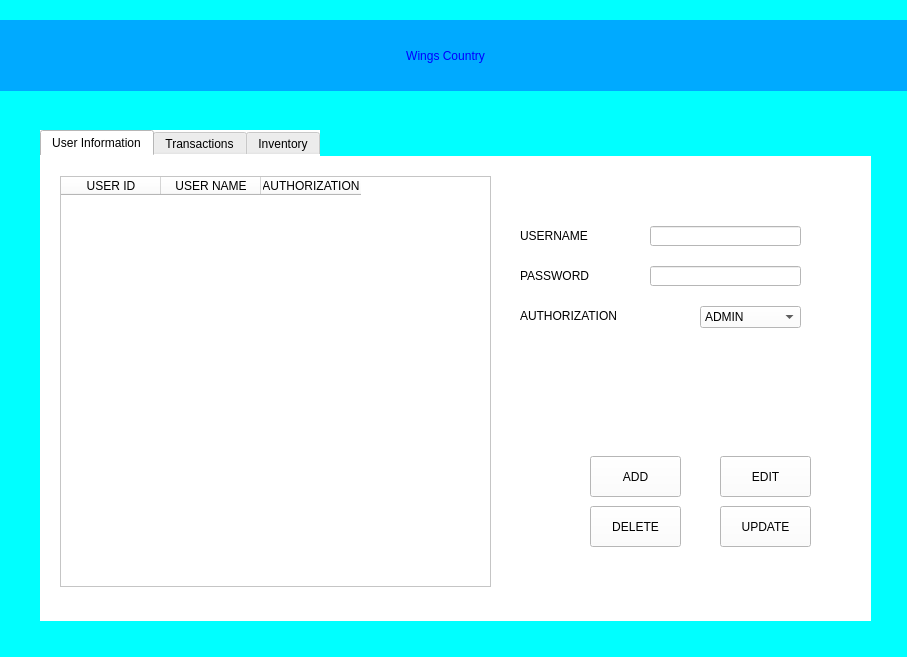
<?xml version="1.0" encoding="UTF-8"?>
<ui version="4.0">
 <class>MainWindow</class>
 <widget class="QMainWindow" name="MainWindow">
  <property name="geometry">
   <rect>
    <x>0</x>
    <y>0</y>
    <width>907</width>
    <height>657</height>
   </rect>
  </property>
  <property name="windowTitle">
   <string>MainWindow</string>
  </property>
  <property name="styleSheet">
   <string notr="true">background-color: rgb(0, 255, 255);</string>
  </property>
  <widget class="QWidget" name="centralwidget">
   <widget class="QTabWidget" name="tabWidget">
    <property name="geometry">
     <rect>
      <x>40</x>
      <y>130</y>
      <width>831</width>
      <height>491</height>
     </rect>
    </property>
    <property name="styleSheet">
     <string notr="true">border-bottom-color: rgb(0, 0, 0);
font: 16pt &quot;MS Sans Serif&quot;;
background-color: rgb(255, 255, 255);
border-color: rgb(0, 0, 0);</string>
    </property>
    <property name="currentIndex">
     <number>0</number>
    </property>
    <widget class="QWidget" name="User_Information">
     <attribute name="title">
      <string>User Information</string>
     </attribute>
     <widget class="QTableWidget" name="tableWidget">
      <property name="geometry">
       <rect>
        <x>20</x>
        <y>20</y>
        <width>431</width>
        <height>411</height>
       </rect>
      </property>
      <property name="styleSheet">
       <string notr="true">font: 8pt &quot;MS Sans Serif&quot;;</string>
      </property>
      <column>
       <property name="text">
        <string>USER ID</string>
       </property>
      </column>
      <column>
       <property name="text">
        <string>USER NAME</string>
       </property>
      </column>
      <column>
       <property name="text">
        <string>AUTHORIZATION</string>
       </property>
      </column>
     </widget>
     <widget class="QPushButton" name="pushButton_3">
      <property name="geometry">
       <rect>
        <x>550</x>
        <y>350</y>
        <width>91</width>
        <height>41</height>
       </rect>
      </property>
      <property name="text">
       <string>DELETE</string>
      </property>
     </widget>
     <widget class="QPushButton" name="pushButton_4">
      <property name="geometry">
       <rect>
        <x>680</x>
        <y>350</y>
        <width>91</width>
        <height>41</height>
       </rect>
      </property>
      <property name="text">
       <string>UPDATE</string>
      </property>
     </widget>
     <widget class="QPushButton" name="pushButton_5">
      <property name="geometry">
       <rect>
        <x>680</x>
        <y>300</y>
        <width>91</width>
        <height>41</height>
       </rect>
      </property>
      <property name="text">
       <string>EDIT</string>
      </property>
     </widget>
     <widget class="QPushButton" name="pushButton_6">
      <property name="geometry">
       <rect>
        <x>550</x>
        <y>300</y>
        <width>91</width>
        <height>41</height>
       </rect>
      </property>
      <property name="text">
       <string>ADD</string>
      </property>
     </widget>
     <widget class="QLineEdit" name="lineEdit">
      <property name="geometry">
       <rect>
        <x>610</x>
        <y>70</y>
        <width>151</width>
        <height>20</height>
       </rect>
      </property>
      <property name="text">
       <string/>
      </property>
     </widget>
     <widget class="QLineEdit" name="lineEdit_2">
      <property name="geometry">
       <rect>
        <x>610</x>
        <y>110</y>
        <width>151</width>
        <height>20</height>
       </rect>
      </property>
     </widget>
     <widget class="QLabel" name="label">
      <property name="geometry">
       <rect>
        <x>480</x>
        <y>70</y>
        <width>121</width>
        <height>20</height>
       </rect>
      </property>
      <property name="text">
       <string>USERNAME</string>
      </property>
     </widget>
     <widget class="QLabel" name="label_2">
      <property name="geometry">
       <rect>
        <x>480</x>
        <y>110</y>
        <width>121</width>
        <height>20</height>
       </rect>
      </property>
      <property name="text">
       <string>PASSWORD</string>
      </property>
     </widget>
     <widget class="QLabel" name="label_3">
      <property name="geometry">
       <rect>
        <x>480</x>
        <y>150</y>
        <width>171</width>
        <height>20</height>
       </rect>
      </property>
      <property name="text">
       <string>AUTHORIZATION</string>
      </property>
     </widget>
     <widget class="QComboBox" name="comboBox">
      <property name="geometry">
       <rect>
        <x>660</x>
        <y>150</y>
        <width>101</width>
        <height>22</height>
       </rect>
      </property>
      <item>
       <property name="text">
        <string>ADMIN</string>
       </property>
      </item>
      <item>
       <property name="text">
        <string>STAFF</string>
       </property>
      </item>
     </widget>
    </widget>
    <widget class="QWidget" name="transactions">
     <attribute name="title">
      <string>Transactions</string>
     </attribute>
     <widget class="QTableWidget" name="tableWidget_2">
      <property name="geometry">
       <rect>
        <x>20</x>
        <y>20</y>
        <width>791</width>
        <height>361</height>
       </rect>
      </property>
      <property name="minimumSize">
       <size>
        <width>791</width>
        <height>0</height>
       </size>
      </property>
      <property name="styleSheet">
       <string notr="true">
font: 6pt &quot;MS Sans Serif&quot;;</string>
      </property>
      <column>
       <property name="text">
        <string>TRANSACTION ID</string>
       </property>
      </column>
      <column>
       <property name="text">
        <string>TOTAL PRICE</string>
       </property>
      </column>
      <column>
       <property name="text">
        <string>USERNAME</string>
       </property>
      </column>
      <column>
       <property name="text">
        <string>DATE</string>
       </property>
      </column>
     </widget>
     <widget class="QPushButton" name="pushButton_7">
      <property name="geometry">
       <rect>
        <x>670</x>
        <y>400</y>
        <width>131</width>
        <height>41</height>
       </rect>
      </property>
      <property name="text">
       <string>REFRESH</string>
      </property>
     </widget>
    </widget>
    <widget class="QWidget" name="tab">
     <attribute name="title">
      <string>Inventory</string>
     </attribute>
     <widget class="QTableWidget" name="tableWidget_3">
      <property name="geometry">
       <rect>
        <x>10</x>
        <y>20</y>
        <width>411</width>
        <height>411</height>
       </rect>
      </property>
      <property name="styleSheet">
       <string notr="true">font: 10pt &quot;MS Sans Serif&quot;;</string>
      </property>
      <column>
       <property name="text">
        <string>ITEM NO.</string>
       </property>
      </column>
      <column>
       <property name="text">
        <string>ITEM NAME</string>
       </property>
      </column>
      <column>
       <property name="text">
        <string>ITEM PRICE</string>
       </property>
      </column>
     </widget>
     <widget class="QLabel" name="label_4">
      <property name="geometry">
       <rect>
        <x>460</x>
        <y>170</y>
        <width>131</width>
        <height>20</height>
       </rect>
      </property>
      <property name="text">
       <string>PRICE</string>
      </property>
     </widget>
     <widget class="QLabel" name="label_5">
      <property name="geometry">
       <rect>
        <x>460</x>
        <y>130</y>
        <width>131</width>
        <height>20</height>
       </rect>
      </property>
      <property name="text">
       <string>ITEM NAME</string>
      </property>
     </widget>
     <widget class="QLineEdit" name="lineEdit_3">
      <property name="geometry">
       <rect>
        <x>610</x>
        <y>170</y>
        <width>151</width>
        <height>20</height>
       </rect>
      </property>
      <property name="text">
       <string/>
      </property>
     </widget>
     <widget class="QLineEdit" name="lineEdit_4">
      <property name="geometry">
       <rect>
        <x>610</x>
        <y>130</y>
        <width>151</width>
        <height>20</height>
       </rect>
      </property>
      <property name="text">
       <string/>
      </property>
     </widget>
     <widget class="QPushButton" name="pushButton_8">
      <property name="geometry">
       <rect>
        <x>640</x>
        <y>250</y>
        <width>91</width>
        <height>41</height>
       </rect>
      </property>
      <property name="text">
       <string>EDIT</string>
      </property>
     </widget>
     <widget class="QPushButton" name="pushButton_9">
      <property name="geometry">
       <rect>
        <x>510</x>
        <y>300</y>
        <width>91</width>
        <height>41</height>
       </rect>
      </property>
      <property name="text">
       <string>DELETE</string>
      </property>
     </widget>
     <widget class="QPushButton" name="pushButton_10">
      <property name="geometry">
       <rect>
        <x>510</x>
        <y>250</y>
        <width>91</width>
        <height>41</height>
       </rect>
      </property>
      <property name="text">
       <string>ADD</string>
      </property>
     </widget>
     <widget class="QPushButton" name="pushButton_11">
      <property name="geometry">
       <rect>
        <x>640</x>
        <y>300</y>
        <width>91</width>
        <height>41</height>
       </rect>
      </property>
      <property name="text">
       <string>UPDATE</string>
      </property>
     </widget>
    </widget>
   </widget>
   <widget class="QLabel" name="label_6">
    <property name="geometry">
     <rect>
      <x>-20</x>
      <y>20</y>
      <width>931</width>
      <height>71</height>
     </rect>
    </property>
    <property name="layoutDirection">
     <enum>Qt::LeftToRight</enum>
    </property>
    <property name="styleSheet">
     <string notr="true">font:40pt &quot;Impact&quot;;
background-color: rgb(0, 0, 255);
color: rgb(170, 255, 255);

background-color: rgb(0, 170, 255);
color: rgb(0, 0, 255);
</string>
    </property>
    <property name="text">
     <string>Wings Country</string>
    </property>
    <property name="alignment">
     <set>Qt::AlignCenter</set>
    </property>
    <property name="wordWrap">
     <bool>false</bool>
    </property>
   </widget>
  </widget>
 </widget>
 <resources/>
 <connections/>
</ui>
